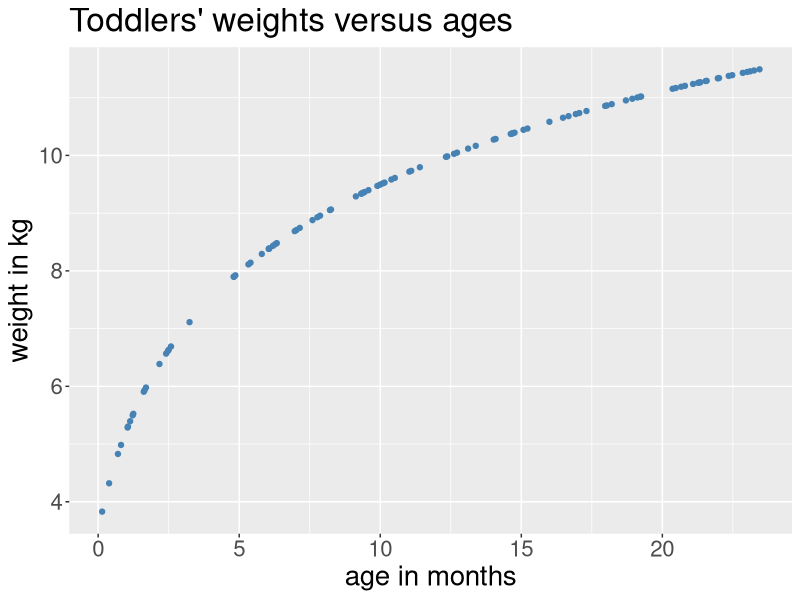
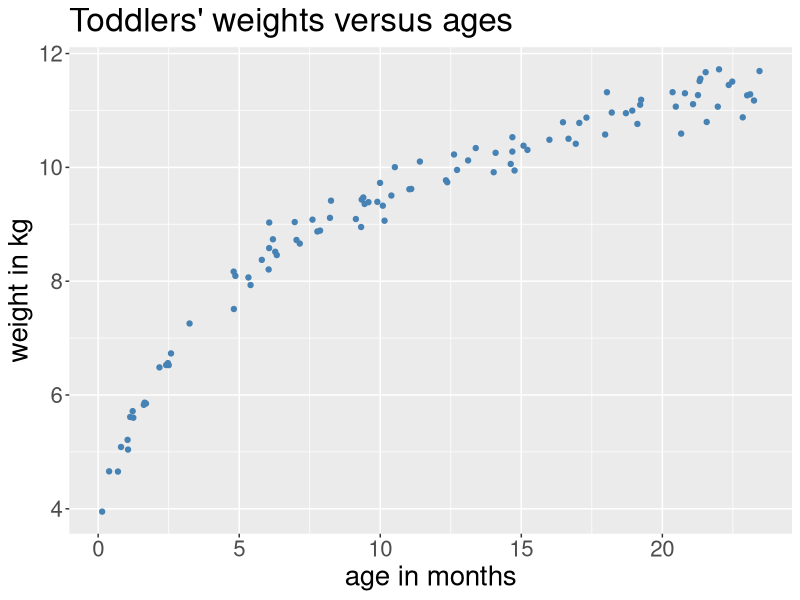
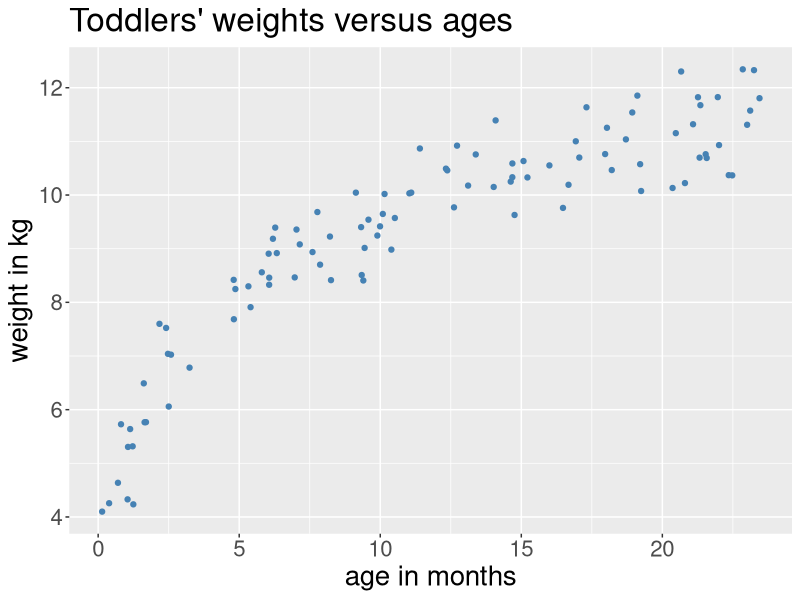
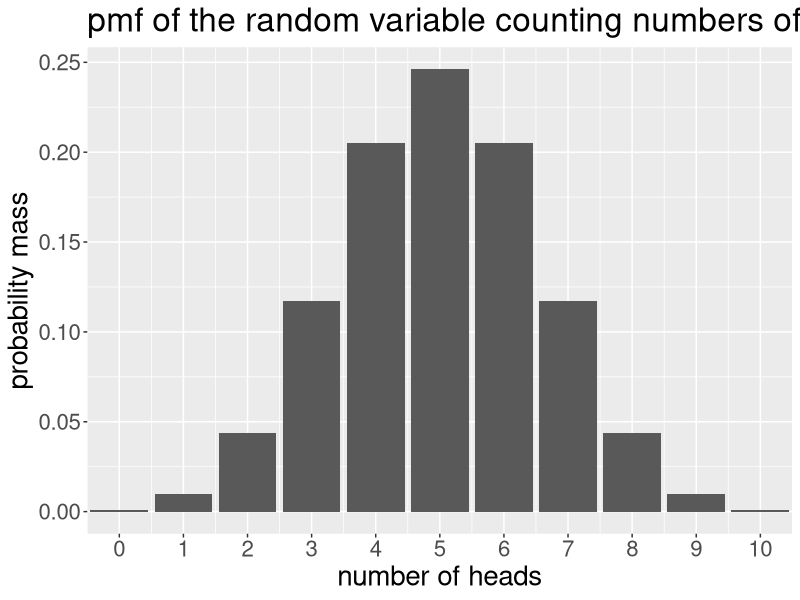
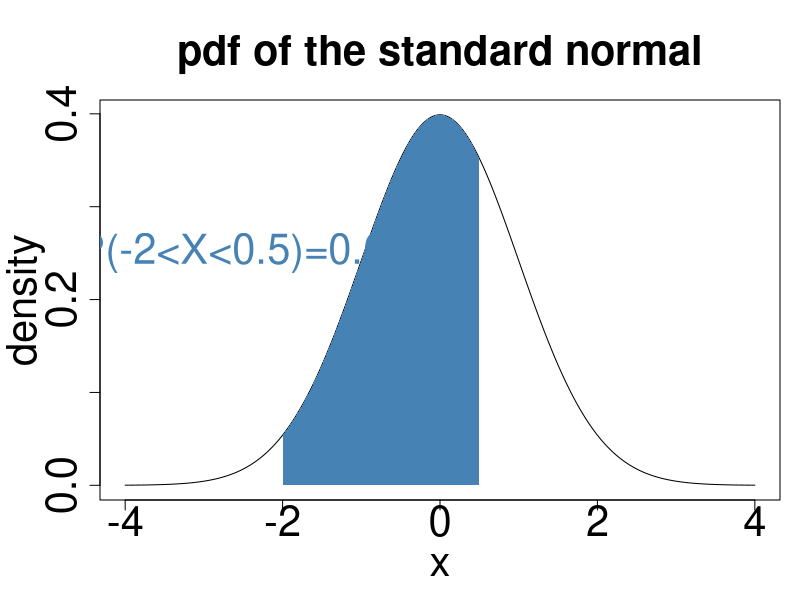
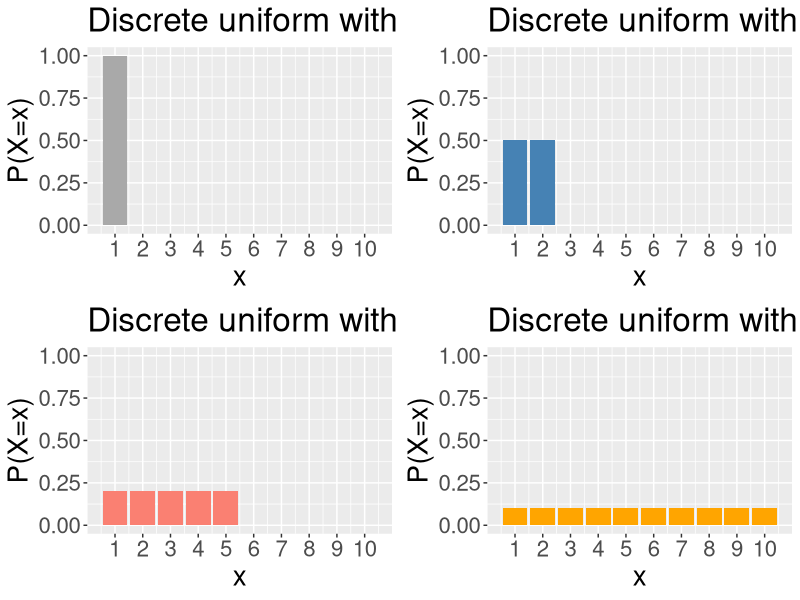
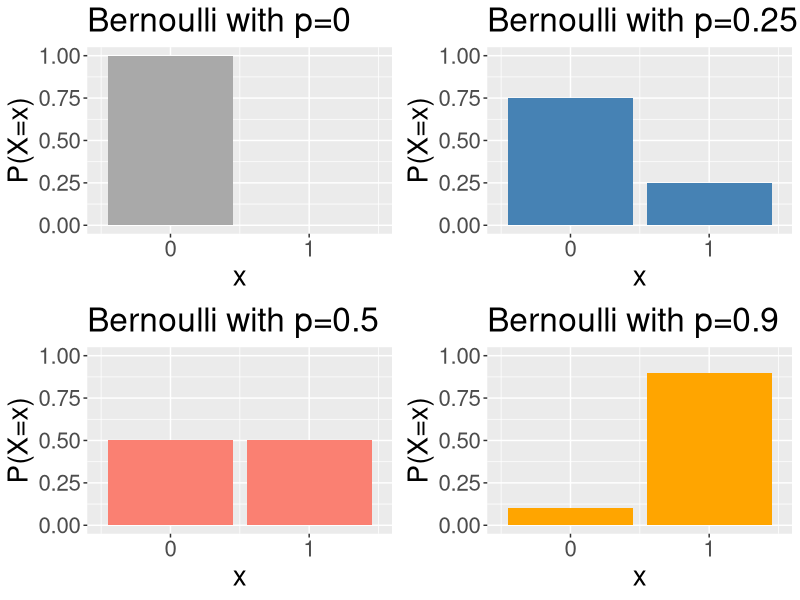
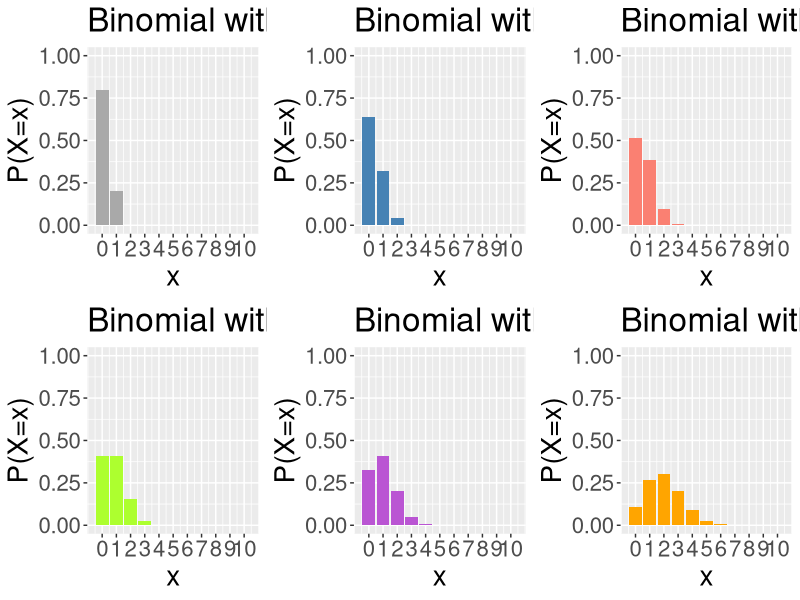

The R source for these figures, in order:
## ---- chunk 1
knitr::opts_chunk$set(echo = T,collapse=T,fig.width=16, fig.height=9, dpi=150, highlight=T)

require(tidyverse)
require(knitr)
require(gridExtra)
## ---- chunk 2
H<-rbinom(5,size=10,prob=0.5)
print(H)
## ---- chunk 3
ageMonths<-runif(100,min=0,max=24) # sample some random ages
weight<-3.5+2.5*log(ageMonths+1) # compute the weights
dat<-tibble(ageMonths,weight)

dat %>%
  ggplot(mapping=aes(x=ageMonths,y=weight)) +
    geom_point(color="steelblue") +
    xlab("age in months") + ylab("weight in kg") +
    ggtitle("Toddlers' weights versus ages") +
    theme(text = element_text(size=20))
## ---- chunk 4
dat<-mutate(dat,weightWithError=rnorm(nrow(dat),mean=weight,sd=0.25))

dat %>%
  ggplot(mapping=aes(x=ageMonths,y=weightWithError)) +
    geom_point(color="steelblue") +
    xlab("age in months") + ylab("weight in kg") + 
    ggtitle("Toddlers' weights versus ages") +
    theme(text = element_text(size=20))
## ---- chunk 5
dat<-dat %>% 
  mutate(latentFactor1=rnorm(nrow(dat),mean=0,sd=0.5)) %>%
  mutate(latentFactor2=rnorm(nrow(dat),mean=0,sd=0.1)) %>%
  mutate(weightGivenLatentFactors=3.5+latentFactor1+(2.5+latentFactor2)*log(ageMonths+1))

dat %>%
  ggplot(mapping=aes(x=ageMonths,y=weightGivenLatentFactors)) +
    geom_point(color="steelblue") +
    xlab("age in months") + ylab("weight in kg") +
    ggtitle("Toddlers' weights versus ages") +
    theme(text = element_text(size=20))
## ---- chunk 6
df<-tibble(x=0:10,pmf=dbinom(0:10,size=10,prob=0.5))

ggplot(data=df,mapping=aes(x=x,y=pmf)) +
  geom_bar(stat="identity") +
  xlab("number of heads") + ylab("probability mass") +
  ggtitle("pmf of the random variable counting numbers of H in 10 coin tosses") +
  scale_x_continuous(breaks=0:10) +
  coord_cartesian(xlim=c(0,10)) +
  theme(text = element_text(size=20))
## ---- chunk 7
x<-seq(-4,4,by=0.01)
xArea <- seq(-2,0.5,by=0.01)
yArea <- dnorm(xArea)

par(mar=c(5,5,5,1))
plot(x, dnorm(x), main="pdf of the standard normal", xlab="x", ylab="density", type="l", cex.lab=2.5,cex.axis=2.5,cex.main=2.5) 
polygon(c(-2,xArea,0.5),c(0,yArea,0),col='steelblue',lty=0)
text(cex=2.5,"P(-2<X<0.5)=0.67",x=-2.5,y=0.25,col="steelblue")
## ---- chunk 8
plotDUnif<-function(k,col,maxK=10){
  x<-seq(1,k,by=1)
  px<-rep(1/k,k)
  df<-tibble(x=x,px=px)
  
  g<-ggplot(data=df,mapping=aes(x=x,y=px)) +
    geom_bar(stat="identity",fill=col) +
    ylab("P(X=x)") + theme(text = element_text(size=20)) +
    ggtitle(paste(sep="","Discrete uniform with a=1, k=",k)) +
    scale_x_continuous(breaks=1:maxK) +
    coord_cartesian(xlim=c(0.5,maxK+0.5),ylim=c(0,1))
  return(g)
}
  
g1<-plotDUnif(1,"darkgrey"); g2<-plotDUnif(2,"steelblue")
g3<-plotDUnif(5,"salmon"); g4<-plotDUnif(10,"orange")
grid.arrange(g1,g2,g3,g4)
## ---- chunk 9
plotBern<-function(p,col){
  x<-seq(0,1,by=1)
  px<-dbinom(x,size=1,prob=p)
  df<-tibble(x=x,px=px)
  
  g<-ggplot(data=df,mapping=aes(x=x,y=px)) +
    geom_bar(stat="identity",fill=col) +
    ylab("P(X=x)") + theme(text = element_text(size=20)) +
    ggtitle(paste(sep="","Bernoulli with p=",p)) +
    scale_x_continuous(breaks=0:1) +
    coord_cartesian(xlim=c(-0.5,1.5),ylim=c(0,1))
  return(g)
}
  
g1<-plotBern(0,"darkgrey"); g2<-plotBern(0.25,"steelblue")
g3<-plotBern(0.5,"salmon"); g4<-plotBern(0.9,"orange")
grid.arrange(g1,g2,g3,g4)
## ---- chunk 10
plotBin<-function(n,p,col,maxN=10){
  x<-seq(0,n,by=1)
  px<-dbinom(x,size=n,prob=p)
  df<-tibble(x=x,px=px)
  
  g<-ggplot(data=df,mapping=aes(x=x,y=px)) +
    geom_bar(stat="identity",fill=col) +
    ylab("P(X=x)") + theme(text = element_text(size=20)) +
    ggtitle(paste(sep="","Binomial with n=",n,", p=",p)) +
    scale_x_continuous(breaks=0:maxN) +
    coord_cartesian(xlim=c(-0.5,maxN+0.5),ylim=c(0,1))
  return(g)
}
  
g1<-plotBin(1,.2,"darkgrey"); g2<-plotBin(2,.2,"steelblue")
g3<-plotBin(3,.2,"salmon"); g4<-plotBin(4,.2,"greenyellow")
g5<-plotBin(5,.2,"mediumorchid"); g6<-plotBin(10,.2,"orange")
grid.arrange(g1,g2,g3,g4,g5,g6,ncol=3)
## ---- chunk 11
plotPois<-function(lambda,col,maxK=10){
  x<-seq(0,maxK,by=1)
  px<-dpois(x,lambda=lambda)
  df<-tibble(x=x,px=px)
  
  g<-ggplot(data=df,mapping=aes(x=x,y=px)) +
    geom_bar(stat="identity",fill=col) +
    ylab("P(X=x)") + theme(text = element_text(size=20)) +
    ggtitle(paste(sep="","Poisson with rate=",lambda)) +
    scale_x_continuous(breaks=0:maxK) +
    coord_cartesian(xlim=c(-0.5,maxK+0.5),ylim=c(0,1))
  return(g)
}
  
g1<-plotPois(0,"darkgrey"); g2<-plotPois(0.5,"steelblue")
g3<-plotPois(1,"salmon"); g4<-plotPois(2,"greenyellow")
g5<-plotPois(3,"mediumorchid"); g6<-plotPois(5,"orange")
grid.arrange(g1,g2,g3,g4,g5,g6,ncol=3)
## ---- chunk 12
plotNB<-function(k,p,col,maxK=25){
  x<-seq(0,maxK,by=1)
  px<-dnbinom(x,size=k,prob=p)
  df<-tibble(x=x,px=px)
  
  g<-ggplot(data=df,mapping=aes(x=x,y=px)) +
    geom_bar(stat="identity",fill=col) +
    ylab("P(X=x)") + theme(text = element_text(size=20)) +
    ggtitle(paste(sep="","Neg. binomial with k=",k,", p=",p)) +
    scale_x_continuous(breaks=0:maxK) +
    coord_cartesian(xlim=c(-0.5,maxK+0.5),ylim=c(0,1))
  return(g)
}
  
g1<-plotNB(0,0.25,"darkgrey"); g2<-plotNB(1,0.25,"steelblue")
g3<-plotNB(3,0.25,"salmon"); g4<-plotNB(0,0.6,"greenyellow")
g5<-plotNB(1,0.6,"mediumorchid"); g6<-plotNB(3,0.6,"orange")
grid.arrange(g1,g2,g3,g4,g5,g6,ncol=3)
## ---- chunk 13
plotUnif<-function(a,b,col,plotRange=c(-1,6)){
  x<-seq(plotRange[1],plotRange[2],length=1000)
  px<-dunif(x,min=a,max=b)
  df<-tibble(x=x,px=px)
  
  g<-ggplot(data=df,mapping=aes(x=x,y=px)) +
    geom_line(colour=col,lwd=1.5) +
    geom_area(fill=col,alpha=0.25) +
    ylab("p(x)") + theme(text = element_text(size=20)) +
    ggtitle(paste(sep="","Uniform with a=",a,", b=",b)) +
    coord_cartesian(xlim=plotRange,ylim=c(0,2))
  return(g)
}
  
g1<-plotUnif(0,0.5,"darkgrey"); g2<-plotUnif(0,1,"steelblue")
g3<-plotUnif(0,2,"salmon"); g4<-plotUnif(1,5,"orange")
grid.arrange(g1,g2,g3,g4,ncol=2)
## ---- chunk 14
l<-1000; x<-seq(0,10,length=l)
p1x<-dexp(x,rate=0.25); p2x<-dexp(x,rate=0.5)
p3x<-dexp(x,rate=1); p4x<-dexp(x,rate=2)
xFull<-rep(x,4); pFull<-c(p1x,p2x,p3x,p4x)
pars<-factor(c(rep(1,l),rep(2,l),rep(3,l),rep(4,l)))
df<-tibble(x=xFull,p=pFull,pars=pars)

cols<-c("darkgrey", "steelblue", "salmon", "orange")
labs<-paste(sep="","k=",c(0.25,0.5,1,2))

ggplot(data=df,mapping=aes(x=x,y=p,colour=pars,fill=pars)) +
  geom_line(lwd=1,alpha=0.75) +
  geom_area(alpha=0.1,position="dodge") +
  scale_color_manual(values=cols) +
  scale_fill_manual(values=cols,labels=labs) +
  labs(fill="parameters") + guides(colour=F) +
  ylab("density") + ggtitle("Exponential distributions") + 
  theme(text = element_text(size=20)) 
## ---- chunk 15

l<-1000; x<-seq(0,20,length=l)
p1x<-dgamma(x,shape=1,rate=0.5); p2x<-dgamma(x,shape=1,rate=2)
p3x<-dgamma(x,shape=0.5,rate=1); p4x<-dgamma(x,shape=2,rate=1)
p5x<-dgamma(x,shape=4,rate=1); p6x<-dgamma(x,shape=8,rate=1)
xFull<-rep(x,6); pFull<-c(p1x,p2x,p3x,p4x,p5x,p6x)
pars<-factor(c(rep(1,l),rep(2,l),rep(3,l),rep(4,l),rep(5,l),rep(6,l)))
df<-tibble(x=xFull,p=pFull,pars=pars)

cols<-c("darkgrey", "steelblue", "salmon", "orange", "greenyellow", "mediumorchid")
labs<-c(expression(paste(sep="",alpha,"=1, ",beta,"=0.5")),
        expression(paste(sep="",alpha,"=1, ",beta,"=2")),
        expression(paste(sep="",alpha,"=0.5, ",beta,"=0.5")),
        expression(paste(sep="",alpha,"=2, ",beta,"=1")),
        expression(paste(sep="",alpha,"=4, ",beta,"=1")),
        expression(paste(sep="",alpha,"=8, ",beta,"=1")))
## ---- chunk 16
ggplot(data=df,mapping=aes(x=x,y=p,colour=pars,fill=pars)) +
  geom_line(lwd=1,alpha=0.75) +
  geom_area(alpha=0.1,position="dodge") +
  scale_color_manual(values=cols) +
  scale_fill_manual(values=cols,labels=labs) +
  labs(fill="parameters") + guides(colour=F) +
  ylab("density") + ggtitle("Gamma distribution") + 
  theme(text = element_text(size=20)) +
  coord_cartesian(ylim=c(0,1.5))
## ---- chunk 17
l<-1000; x<-seq(0,1,length=l)
p1x<-dbeta(x,shape1=0.5,shape2=0.5); p2x<-dbeta(x,shape1=1,shape2=1)
p3x<-dbeta(x,shape1=2,shape2=2); p4x<-dbeta(x,shape1=1,shape2=3)
p5x<-dbeta(x,shape1=2,shape2=5); p6x<-dbeta(x,shape1=5,shape2=1)
xFull<-rep(x,6); pFull<-c(p1x,p2x,p3x,p4x,p5x,p6x)
pars<-factor(c(rep(1,l),rep(2,l),rep(3,l),rep(4,l),rep(5,l),rep(6,l)))
df<-tibble(x=xFull,p=pFull,pars=pars)

cols<-c("darkgrey", "steelblue", "salmon", "orange", "greenyellow", "mediumorchid")
labs<-c(expression(paste(sep="",alpha,"=0.5, ",beta,"=0.5")),
        expression(paste(sep="",alpha,"=1, ",beta,"=1")),
        expression(paste(sep="",alpha,"=2, ",beta,"=2")),
        expression(paste(sep="",alpha,"=1, ",beta,"=3")),
	expression(paste(sep="",alpha,"=2, ",beta,"=5")),
	expression(paste(sep="",alpha,"=5, ",beta,"=1")))
## ---- chunk 18
ggplot(data=df,mapping=aes(x=x,y=p,colour=pars,fill=pars)) +
  geom_line(lwd=1,alpha=0.75) +
  geom_area(alpha=0.1,position="dodge") +
  scale_color_manual(values=cols) +
  scale_fill_manual(values=cols,labels=labs) +
  labs(fill="parameters") + guides(colour=F) +
  ylab("density") + ggtitle("Beta distribution") + 
  theme(text = element_text(size=20)) +
  coord_cartesian(ylim=c(0,3))

## ---- chunk 19
l<-1000; x<-seq(-5,5,length=l)
p1x<-dnorm(x,mean=0,sd=1); p2x<-dnorm(x,mean=0,sd=2)
p3x<-dnorm(x,mean=0,sd=0.5); p4x<-dnorm(x,mean=2,sd=1)
xFull<-rep(x,4); pFull<-c(p1x,p2x,p3x,p4x)
pars<-factor(c(rep(1,l),rep(2,l),rep(3,l),rep(4,l)))
df<-tibble(x=xFull,p=pFull,pars=pars)

cols<-c("darkgrey", "steelblue", "salmon", "orange")
labs<-c(expression(paste(sep="",mu,"=0, ",sigma,"=1")),
        expression(paste(sep="",mu,"=0, ",sigma,"=2")),
        expression(paste(sep="",mu,"=0, ",sigma,"=0.5")),
        expression(paste(sep="",mu,"=2, ",sigma,"=1")))
## ---- chunk 20
ggplot(data=df,mapping=aes(x=x,y=p,colour=pars,fill=pars)) +
  geom_line(lwd=1,alpha=0.75) +
  geom_area(alpha=0.25,position="dodge") +
  scale_color_manual(values=cols) +
  scale_fill_manual(values=cols,labels=labs) +
  labs(fill="parameters") + guides(colour=F) +
  ylab("density") + ggtitle("Normal distribution") + 
  theme(text = element_text(size=20))
## ---- chunk 21
l<-1000; x<-seq(-8,8,length=l)
p1x<-dt(x,df=0.25); p2x<-dt(x,df=1)
p3x<-dt(x,df=5); p4x<-dt(x,df=100)
xFull<-rep(x,4); pFull<-c(p1x,p2x,p3x,p4x)
pars<-factor(c(rep(1,l),rep(2,l),rep(3,l),rep(4,l)))
df<-tibble(x=xFull,p=pFull,pars=pars)

cols<-c("darkgrey", "steelblue", "salmon", "orange")
labs<-paste(sep="","k=",c(0.25,1,5,100))

ggplot(data=df,mapping=aes(x=x,y=p,colour=pars,fill=pars)) +
  geom_line(lwd=1,alpha=0.75) +
  geom_area(alpha=0.05,position="dodge") +
  scale_color_manual(values=cols) +
  scale_fill_manual(values=cols,labels=labs) +
  labs(fill="parameters") + guides(colour=F) +
  ylab("density") + ggtitle("Student's t distribution") + 
  theme(text = element_text(size=20)) 
## ---- chunk 22
cols<-c("darkgrey","steelblue","salmon","orange","greenyellow","mediumorchid","lightcyan","brown")
## ---- chunk 23
generateMeans<-function(n=c(1,2,5,10,50,100,500,1000),col=cols,N=1e4,rDistFun,xlim=NULL,...){
    sim<-matrix(nrow=N,ncol=length(n))
    for(j in 1:length(n)){for(i in 1:N){
            sim[i,j]<-mean(rDistFun(n[j],...))
    }}

    par(mar=c(1.5,2.5,1.5,0.5),mfrow=c(length(n),1))
    for(j in 1:length(n)){
        if(length(xlim)<2){
            hist(breaks=100,sim[,j],main=paste(sep="","n = ",n[j]),yaxt="n",col=col[j])
        }else{
            hist(breaks=100,sim[,j],main=paste(sep="","n = ",n[j]),xlim=xlim,yaxt="n",col=col[j])
        }
    }
}
## ---- chunk 24
generateMeans(rDistFun=rnorm,xlim=c(-3,3))
## ---- chunk 25
generateMeans(rDistFun=rbeta,shape1=0.5,shape2=0.5,xlim=c(0,1))
## ---- chunk 26
generateMeans(rDistFun=rbinom,size=2,prob=0.25,xlim=c(0,2))
## ---- chunk 27
library(pwr)
## ---- chunk 28
sampsize <- pwr.p.test(h=ES.h(0.5,0.4) , sig.level =0.05, power = .8)
sampsize
## ---- chunk 29
plot(sampsize)
## ---- chunk 30
res <- pwr.2p.test(h = ES.h(p1 = 0.10, p2 = 0.15), sig.level = 0.05, power = .90)
res
## ---- chunk 31
pwr.t.test(d = .6, sig.level = 0.05, power = .8, type = c("two.sample"))
## ---- chunk 32
h <- seq(.05,.8, by=.05)
n <- rep(NA,length(h))
for(i in 1:length(h)){
	n[i] <-  pwr.p.test(h = h[i] , sig.level =0.05, power = .8)[2]
}

df<-data.frame(effectSize=h,sampleSize=unlist(n))

df %>%
  ggplot(mapping=aes(x=effectSize,y=sampleSize)) +
  geom_point(size=8) +
  geom_line(lty=2,lwd=0.75,col="darkgrey") +
  theme_light() +
  ggtitle("Sample size curve") +
  xlab("Effect size") +
  ylab("Sample size (per group)") +
  theme(text=element_text(size=20))
## ---- chunk 33
n<-100 # previous calculation (say) told us we need 100 participants
p<-0.2 # we expect 20% loss-to-follow-up

nAdj<-n/(1-p)
nAdj<-ceiling(nAdj)

print(nAdj)
